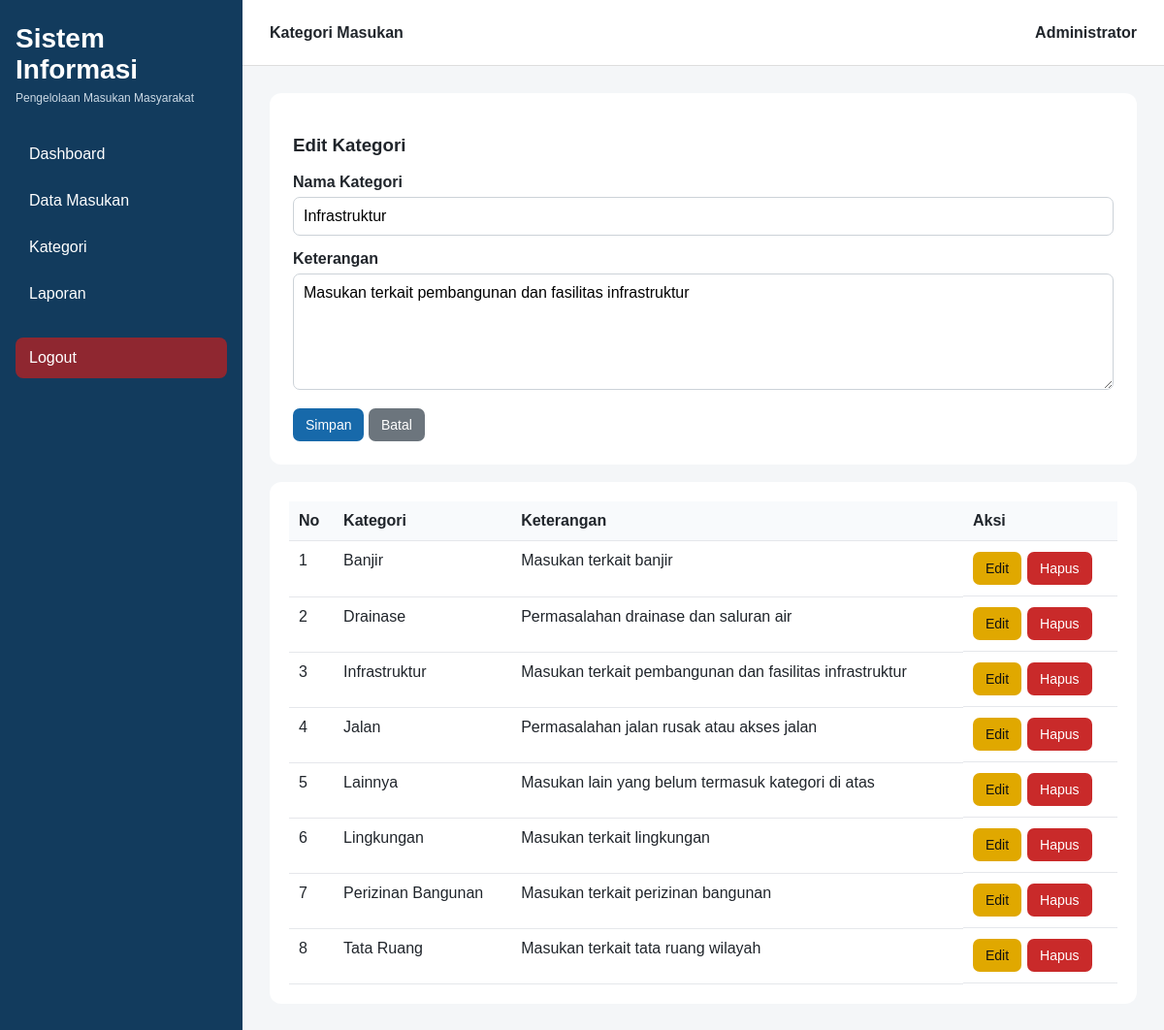
Screenshot of /kategori.php?edit=1 (signed in) with the database file from the repository.
### tables this page shows
CREATE TABLE kategori (
    id INT AUTO_INCREMENT PRIMARY KEY,
    nama_kategori VARCHAR(100) NOT NULL UNIQUE,
    keterangan TEXT NULL,
    created_at TIMESTAMP DEFAULT CURRENT_TIMESTAMP
);

### config/auth.php (called while the page is built, shortened)
<?php
function e($value): string {
    return htmlspecialchars((string)$value, ENT_QUOTES, 'UTF-8');
}
?>

### kategori.php (the view, shortened to what this page needs)
<?php
require_once 'config/database.php';
require_once 'partials/header.php';
$edit=null;
if(isset($_GET['edit'])) {
    $stmt=$pdo->prepare("SELECT * FROM kategori WHERE id=?"); $stmt->execute([(int)$_GET['edit']]); $edit=$stmt->fetch();
}
$data=$pdo->query("SELECT * FROM kategori ORDER BY nama_kategori")->fetchAll();
?>
<div class="form-card">
<h3><?= $edit ? 'Edit Kategori' : 'Tambah Kategori' ?></h3>
<form method="post">
<div class="field"><label>Nama Kategori</label><input name="nama_kategori" required value="<?= e($edit['nama_kategori'] ?? '') ?>"></div>
<div class="field"><label>Keterangan</label><textarea name="keterangan"><?= e($edit['keterangan'] ?? '') ?></textarea></div>
<button class="btn btn-primary">Simpan</button>
<?php if($edit): ?><a class="btn btn-secondary" href="kategori.php">Batal</a><?php endif; ?>
</form>
</div>
<br>
<div class="table-wrap"><table class="table"><thead><tr><th>No</th><th>Kategori</th><th>Keterangan</th><th>Aksi</th></tr></thead><tbody>
<?php foreach($data as $i=>$r): ?><tr><td><?= $i+1 ?></td><td><?= e($r['nama_kategori']) ?></td><td><?= e($r['keterangan']) ?></td><td class="actions"><a class="btn btn-warning" href="?edit=<?= $r['id'] ?>">Edit</a><a class="btn btn-danger" href="?hapus=<?= $r['id'] ?>" onclick="return confirm('Hapus kategori ini?')">Hapus</a></td></tr><?php endforeach; ?>
</tbody></table></div>
<?php require_once 'partials/footer.php'; ?>

### assets/style.css (style rules this page uses)
* { box-sizing:border-box }
body { margin:0;font-family:Arial,Helvetica,sans-serif;background:#f4f6f8;color:#20252b }
.table-wrap { background:#fff;border-radius:12px;padding:20px;overflow:auto }
.table { width:100%;border-collapse:collapse }
.table th,.table td { border-bottom:1px solid #e5e7eb;padding:11px 10px;text-align:left;vertical-align:top }
.table th { background:#f8fafc }
.btn { display:inline-block;border:0;border-radius:7px;padding:9px 13px;text-decoration:none;cursor:pointer;font-size:14px }
.btn-primary { background:#1769aa;color:#fff }
.btn-warning { background:#e0a800;color:#111 }
.btn-danger { background:#c92a2a;color:#fff }
.btn-secondary { background:#6c757d;color:#fff }
.actions { display:flex;gap:6px;flex-wrap:wrap }
.form-card { background:#fff;border-radius:12px;padding:24px;max-width:1000px }
.field { margin-bottom:15px }
.field label { display:block;font-weight:600;margin-bottom:6px }
.field input,.field select,.field textarea { width:100%;padding:10px;border:1px solid #ccd2d8;border-radius:7px;font:inherit }
.field textarea { min-height:120px;resize:vertical }

### rows the page displays
kategori: nama_kategori "Infrastruktur", keterangan "Masukan terkait pembangunan dan fasilitas infrastruktur"
kategori: nama_kategori "Banjir", keterangan "Masukan terkait banjir"
kategori: nama_kategori "Drainase", keterangan "Permasalahan drainase dan saluran air"
kategori: nama_kategori "Jalan", keterangan "Permasalahan jalan rusak atau akses jalan"
kategori: nama_kategori "Lainnya", keterangan "Masukan lain yang belum termasuk kategori di atas"
kategori: nama_kategori "Lingkungan", keterangan "Masukan terkait lingkungan"
kategori: nama_kategori "Perizinan Bangunan", keterangan "Masukan terkait perizinan bangunan"
kategori: nama_kategori "Tata Ruang", keterangan "Masukan terkait tata ruang wilayah"

### other values shown
$page_title "Kategori Masukan"
$_SESSION['nama'] "Administrator"
